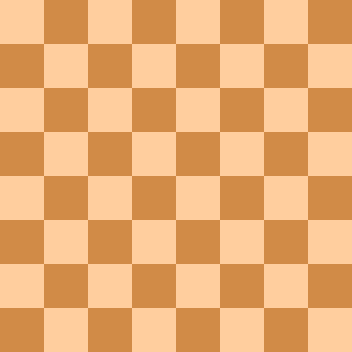
#> input picture DATA/flat_chessboard.png, 352 x 352 px
$ jupyter execute 2.8-transformations.ipynb
#> lines starting #> are read from the running program, lines starting #| are printed output that depends on the picture; after the words box and inside, x2 and y2 are one past the last pixel; in counts of white or black regions, pixels touching at a corner belong together
# Geometric Transformations

Image Transformation involves the transformation of image data in order to retrieve information from the image or preprocess the image for further usage. OpenCV provides two transformation functions, `cv.warpAffine` and `cv.warpPerspective`, with which you can perform all kinds of transformations. `cv.warpAffine` takes a 2x3 transformation matrix while `cv.warpPerspective` takes a 3x3 transformation matrix as input.

The main functional difference between them is affine transformations always map parallel lines to parallel lines, while homographies can map parallel lines to intersecting lines, or vice-versa.

[Geometric Transformations of Images](https://docs.opencv.org/4.x/da/d6e/tutorial_py_geometric_transformations.html)

[Affine vs. Perspective Tranformations](https://stackoverflow.com/questions/45637472/opencv-transformationmatrix-affine-vs-perspective-warping)

Affine transformations can be thought of as a subset of all possible perspective transformations, aka homographies.

Starting with a regular square, you can see that translational and Euclidean transformations (rotation, uniform scaling, and translation) keep the aspect ratio; the result on applying is still a square. However, affine transformations can squash the square into a rectangle in either direction, and it can also provide a shear/skew to the square. But notice that the shape after the affine transformation is applied is a parallelogram---the sides are still parallel. With a homography, this need not be the case. The parallel lines could be warped so that they intersect. So the result of a rectangle transformed by an homography is a general quadrilateral, while the result of a rectangle transformed by an affine transformation is always a parallelogram.

The functions `warpAffine` and `warpPerspective` don't necessarily need to be two distinct functions. Any affine transformation written as a 3x3 matrix could be passed into `warpPerspective` and transformed all the same; in other words, a function like `warpPerspective` could have been made to take 2x3 and 3x3 matrices. However, perspective transformations apply extra steps because of the additional row, so it's not as efficient to do that. Also, `warpPerspective` performs a division, so there could be larger floating-point errors introduced in the operations, and that's just unnecessary for affine transformations. Lastly, inverting an affine warp can be done without creating a 3x3 square matrix and inverting that. So all in all, it just makes sense to keep them as separate functions.

## Importing

[cell 1]
import cv2
import numpy as np
import matplotlib.pyplot as plt

## Loading the Image

I have marked some points which is also to be passed on the functions

[cell 2]
img = cv2.imread("../DATA/flat_chessboard.png")
#> img is the input picture: shape (352, 352, 3); mean B, G, R 114.5, 172.5, 232

points_affine = np.float32([(300, 150), (200, 300), (300, 300)])
points_homography = np.float32([(50, 50), (200, 50), (50, 200), (200, 200)])

for x, y in points_affine:
    cv2.circle(img, (int(x), int(y)), 6, (255, 0, 0), -1)
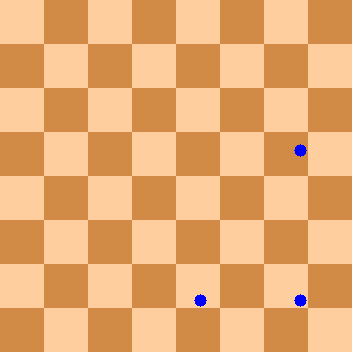
#> img: shape (352, 352, 3); 0.27% of pixels changed, all inside (x1, y1, x2, y2) = (194, 144, 307, 307)

for x, y in points_homography:
    cv2.circle(img, (int(x), int(y)), 6, (0, 255, 0), -1)
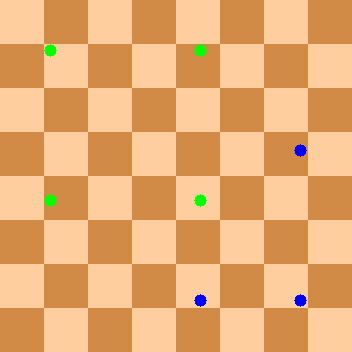
#> img: shape (352, 352, 3); 0.36% of pixels changed, all inside (x1, y1, x2, y2) = (44, 44, 207, 207)

plt.imshow(img)

## Affine Transformation

In affine transformation, all parallel lines in the original image will still be parallel in the output image. To find the transformation matrix, we need three points from the input image and their corresponding locations in the output image. Then `cv.getAffineTransform` will create a 2x3 matrix which is to be passed to `cv.warpAffine`.

---

`cv2.getAffineTransform(Mat src, Mat dst)`

**Description:** Calculates an affine transform from three pairs of the corresponding points.

**Parameters:**

`src`: Coordinates of triangle vertices in the source image.

`dst`: Coordinates of the corresponding triangle vertices in the destination image.

**Return Value:** 2×3 matrix of an affine transform which is to be passed to `cv2.warpAffine`

---

`cv2.warpAffine(Mat src, Mat dst, Mat M, Tuple[int, int] dsize, int flags=INTER_LINEAR, int borderMode=BORDER_CONSTANT, int borderValue=0)`

**Description:** Applies an affine transformation to an image.

**Parameters:**

`src`: Input image.

`dst`: Output image that has the size dsize and the same type as src .

`M`: 2 x 3 transformation matrix.

`dsize`: Size of the output image.

`flags`: combination of interpolation methods (see InterpolationFlags) and the optional flag WARP_INVERSE_MAP that means that M is the inverse transformation ( dst→src ).

* `INTER_AREA`: Resampling using pixel area relation
* `INTER_CUBIC`: Bicubic interpolation
* `INTER_LINEAR`: Bilinear interpolation
* `WARP_INVERSE_MAP`: Inverse transformation
* and some more...

`borderMode`: Pixel extrapolation method

* `BORDER_CONSTANT `
* `BORDER_REPLICATE`
* `BORDER_TRANSPARENT`
* and some more...

`borderValue`: Value used in case of a constant border

**Return Value:** Transformed image.

---

[cell 3]
dst_affine = np.float32([(250, 150), (150, 300), (300, 300)])

M = cv2.getAffineTransform(points_affine, dst_affine)
#> M = [[1.5, 0.333, -250], [0, 1, 0]]
result = cv2.warpAffine(img, M, img.shape[:2])
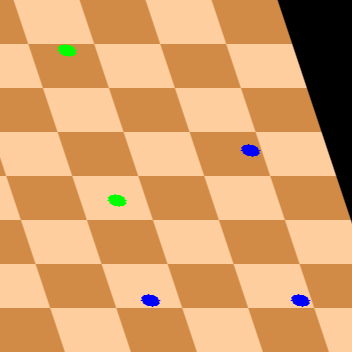
#> result: shape (352, 352, 3); mean B, G, R 106.7, 160.1, 214.6

plt.imshow(result)

## Perspective Transformation

For perspective transformation, you need a 3x3 transformation matrix. Straight lines will remain straight even after the transformation. To find this transformation matrix, you need 4 points on the input image and corresponding points on the output image. Among these 4 points, 3 of them should not be collinear. Then the transformation matrix can be found by the function `cv.getPerspectiveTransform`. Then apply `cv.warpPerspective` with this 3x3 transformation matrix.

---

`cv2.getPerspectiveTransform(Mat src, Mat dst, int solveMethod=DECOMP_LU)`

**Description:** Calculates a perspective transform from four pairs of the corresponding points.

**Parameters:**

`src`: Coordinates of quadrangle vertices in the source image.

`dst`: Coordinates of the corresponding quadrangle vertices in the destination image.

`solveMethod`: Solving method

* `DECOMP_LU`: Gaussian elimination with the optimal pivot element chosen.
* `DECOMP_SVD`: Singular value decomposition (SVD) method; the system can be over-defined and/or the matrix src1 can be singular
* `DECOMP_EIG`: Eigenvalue decomposition; the matrix src1 must be symmetrical
* and some more...

**Return Value:** 3×3 matrix of a perspective transform which is to be passed to `cv2.warpPerspective`

---

`cv2.warpPerspective(Mat src, Mat dst, Mat M, Tuple[int, int] dsize, int flags=INTER_LINEAR, int borderMode=BORDER_CONSTANT, int borderValue=0)`

**Description:** Applies a perspective transformation to an image.

**Parameters:**

`src`: Input image.

`dst`: Output image that has the size dsize and the same type as src .

`M`: 3 x 3 transformation matrix.

`dsize`: Size of the output image.

`flags`: combination of interpolation methods (see InterpolationFlags) and the optional flag WARP_INVERSE_MAP that means that M is the inverse transformation ( dst→src ).

* `INTER_AREA`: Resampling using pixel area relation
* `INTER_CUBIC`: Bicubic interpolation
* `INTER_LINEAR`: Bilinear interpolation
* `WARP_INVERSE_MAP`: Inverse transformation
* and some more...

`borderMode`: Pixel extrapolation method

* `BORDER_CONSTANT `
* `BORDER_REPLICATE`
* `BORDER_TRANSPARENT`
* and some more...

`borderValue`: Value used in case of a constant border

**Return Value:** Transformed image.

---

[cell 4]
dst_homography = np.float32([(100, 50), (200, 100), (50, 200), (300, 300)])

M = cv2.getPerspectiveTransform(points_homography, dst_homography)
#> M = [[0.632, -0.456, 75.44], [0.316, 0.14, 19.3], [0.000351, -0.00351, 1]]
result = cv2.warpPerspective(img, M, img.shape[:2])
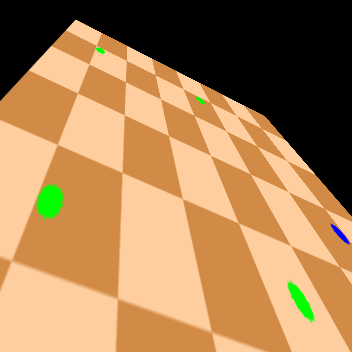
#> result: shape (352, 352, 3); mean B, G, R 84.9, 129.3, 170.3

plt.imshow(result)
